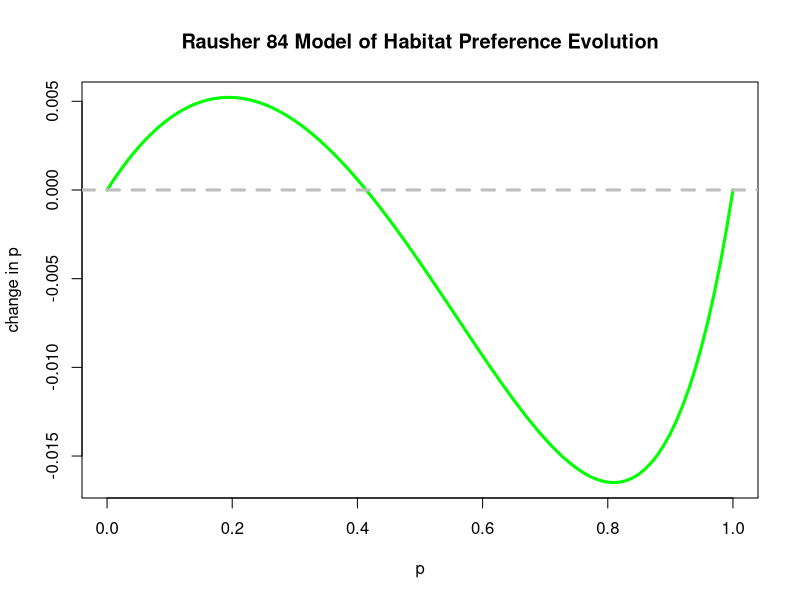

This figure's R source:
#Rausher 84 model of habitat (or host) preference evolution

#mated females put offspring in one or two habitats
#offspring mature in natal habitat, then mate randomly with respect
#to their origin
#repeat

#For easy recall, I've put the starting value for each parameter
#in square brackets.

#proportion of eggs a mother puts in each habitat is governed by
#a di-allelic locus with alleles a and A
P1 = 0.9 #proportion of eggs put in habitat 1 by AA mothers [0.9]
P2 = 0.7 #proprtion of eggs put into habitat 1 by Aa mothers [0.7]
P3 = 0.5 #proportion of eggs put into habitat 1 by aa mothers [0.5]

#within a habitat all genotypes have equal viability
#but they may differ in fecundity. One logic for this is that mothers 
#that prefer a rarer habitat might have a lowe egg laying rate, 
#and total clutch size. Or maybe one habitat is sparser, or induces
#non fatal behavioral changes...

F1 = 1.3 #fecundity of AA moms [1.3]
F2 = 1.0 #fecundity of Aa moms [1.0]
F3 = 0.9 #fecundity of aa moms [0.9]

#soft selection; pop. regulation independent in each habitat
c = 0.5 # fraction of individuals in mating pool from habitat 1 [0.5]

#G1 is frequency of AA
#G2 is frequency of Aa
#G3 is frequency of aa
#p is frequency of A
#q is frequency of a, which is 1-p

selection <- function(p){
    q = 1-p
    G1 = p^2
    G2 = 2*p*q
    G3 = q^2
    A = G1*P1*F1 + 0.5*G2*P2*F2 #fraction of A alleles in h1 from AA mothers + fraction of A alleles in h1 from Aa mothers
    B = G1*(1-P1)*F1 + 0.5*G2*(1-P2)*F2 #fraction of A alleles in h2 from AA mothers + fraction of A alleles in h2 from Aa mothers
    M = 0.5*G2*P2*F2 + G3*P3*F3 #fraction of a alleles h1 from Aa mothers + fraction of a alleles in h1 from aa mothers
    N = 0.5*G2*(1-P2)*F2 + G3*(1-P3)*F3 #fraction of a alleles in h2 from Aa mothers + fraction of a alleles in h2 from aa mothers
    Ti = A+M #total A and a fractions in h1
    Tii = B+N #total A and a fractions in h2
    g1.prime = p*((c*A/Ti) + ((1-c)*B/Tii)) # = p*p
    g2.prime = q*((c*A/Ti) + ((1-c)*B/Tii)) + p*((c*M/Ti) + ((1-c)*N/Tii)) # = q*p + p*q
    g3.prime = q*((c*M)/Ti + ((1-c)*N/Tii)) # = q*q
    #p.prime = 0.5*p + 0.5*((c*A/Ti) + ((1-c)*B)/Tii)
    p.prime = g1.prime + 0.5*g2.prime
    delta <- p.prime - p
    return(delta)
}

ps <- seq(0,1,0.01)
deltas <- numeric()

for (p in ps){
    delta <- selection(p)
    deltas <- c(deltas, delta)
}

plot(deltas ~ ps, type='l', lwd=3, col='green', xlab='p', ylab='change in p', main='Rausher 84 Model of Habitat Preference Evolution')
abline(h=0, col='gray', lwd=3, lty=2)
